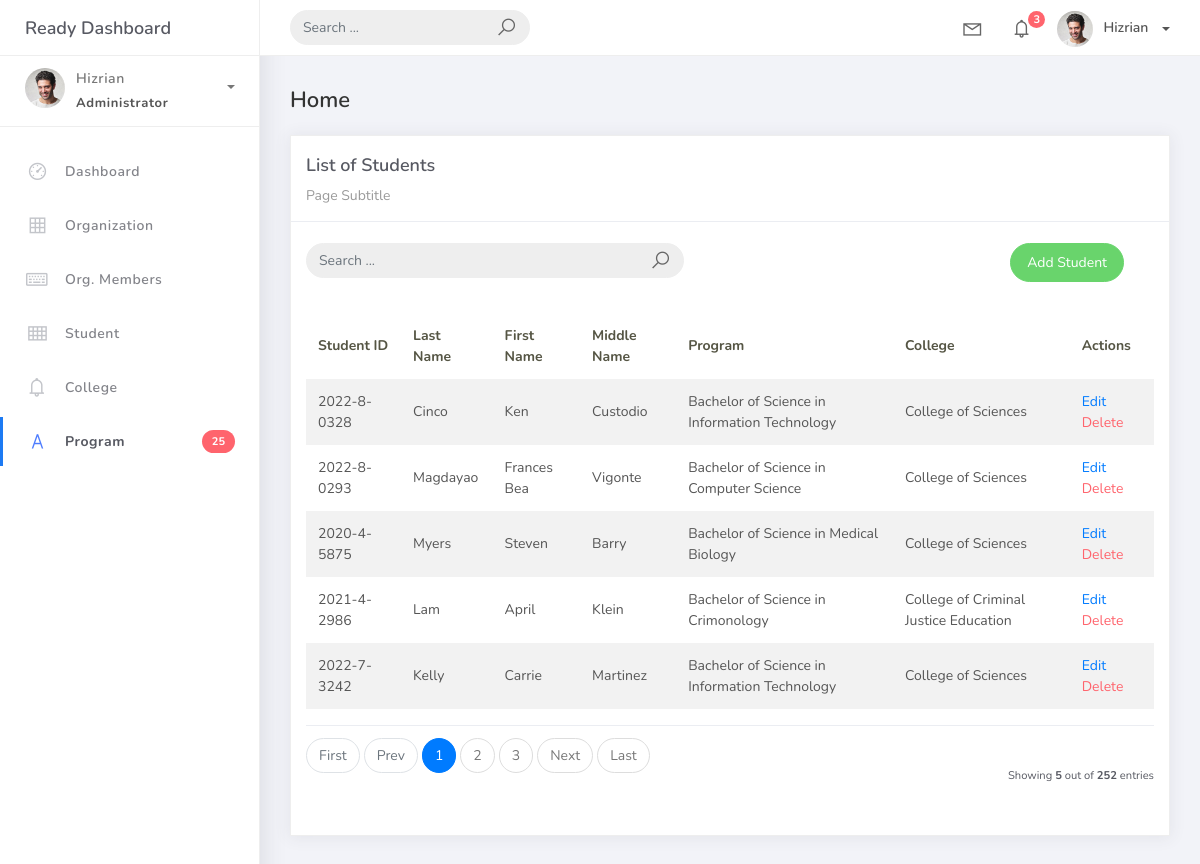
Before: /student_list/ with the older database file.
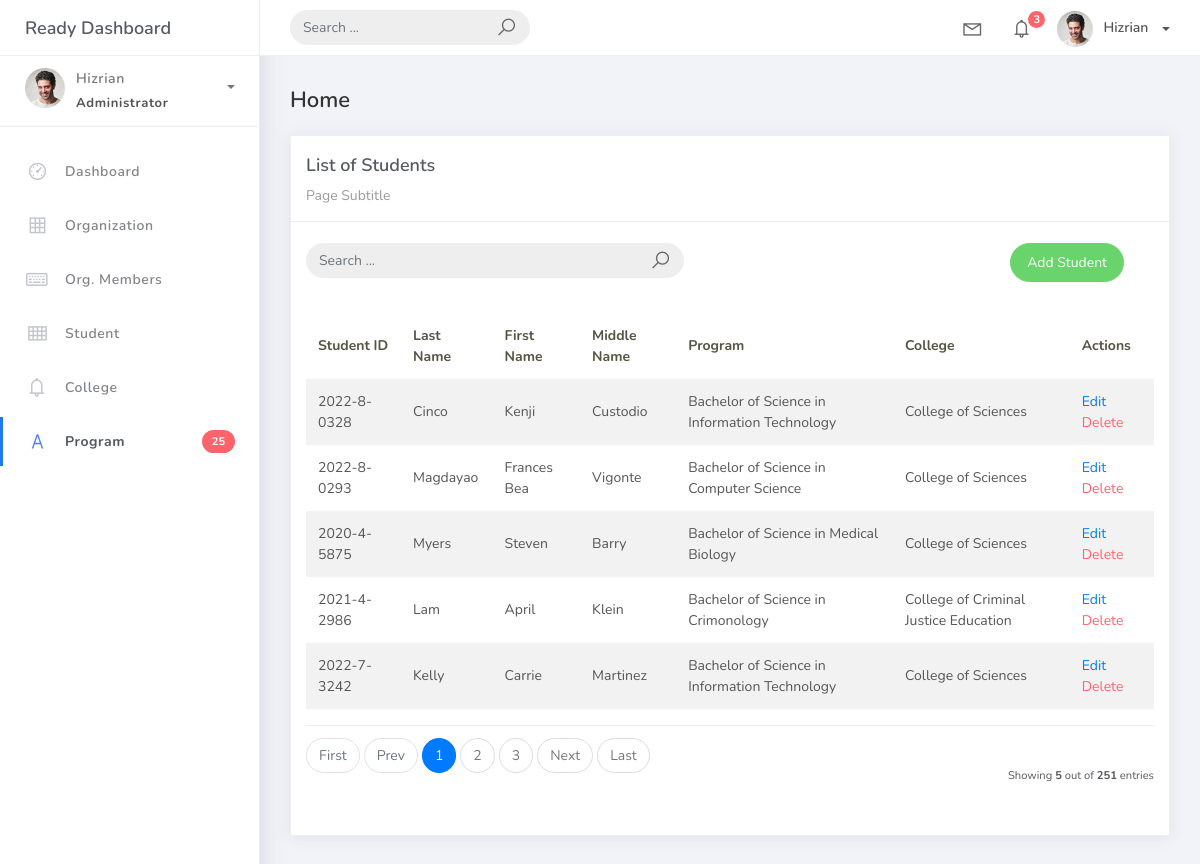
After: the same page with the newer database file.
### studentorg/models.py (models this page shows, shortened)
class BaseModel(models.Model):
    created_at = models.DateTimeField(auto_now_add=True, db_index=True)
    upated_at = models.DateTimeField(auto_now=True)
    class Meta:
        abstract = True

class Student(BaseModel):
    student_id = models.CharField(max_length=15)
    lastname = models.CharField(max_length=25)
    firstname = models.CharField(max_length=25)
    middlename = models.CharField(max_length=25, blank=True, null=True)
    program = models.ForeignKey(Program, on_delete=models.CASCADE)

class Program(BaseModel):
    prog_name = models.CharField (max_length=150)
    college = models.ForeignKey(College, on_delete=models.CASCADE)
    def __str__(self):
        return self.prog_name

class College(BaseModel):
    college_name = models.CharField (max_length=150)
    def __str__(self):
        return self.college_name

### studentorg/views.py (the view)
# urls.py: path('student_list/', StudentList.as_view(), name='student-list'),
class StudentList(ListView):
     model = Student
     context_object_name = 'student'
     template_name = 'student_list.html'
     paginate_by = 5

### templates/student_list.html
{% extends 'base.html' %} {% load static %} {% block content %}
<div class="content">
  <div class="container-fluid">
    <h4 class="page-title">Home</h4>
    <div class="row">
      <div class="col-md-12">
        <div class="card">
          <div class="card-header">
            <div class="card-title">List of Students</div>
            <div class="card-category">Page Subtitle</div>
          </div>
          <br />
               <div class="col-md-12 row">
                   <div class="col-md-6">
                   <form class="navbar-left navbar-form nav-search mr-md-3" action="">
                       <div class="input-group">
                       <input type="text" placeholder="Search ..." class="form-control" />
                       <div class="input-group-append">
                           <span class="input-group-text">
                           <i class="la la-search search-icon"></i>
                           </span>
                       </div>
                       </div>
                   </form>
                   </div>
                   <div class="col-md-6">
                   <div class="pull-right">
                       <a href="{% url 'student-add' %}" class="btn btn-success btn-rounded">Add Student</a>
                   </div>
                   </div>
               </div>
          <div class="card-body">
            <table class="table table-striped mt-3">
              <thead>
                <tr>
                  <th scope="col">Student ID</th>
                  <th scope="col">Last Name</th>
                  <th scope="col">First Name</th>
                  <th scope="col">Middle Name</th>
                  <th scope="col">Program</th>
                  <th scope="col">College</th>
                  <th scope="col">Actions</th>
                </tr>
              </thead>
              <tbody>
                {% for object in object_list %}
                <tr>
                  <td>{{ object.student_id }}</td>
                  <td>{{ object.lastname }}</td>
                  <td>{{ object.firstname }}</td>
                  <td>{{ object.middlename }}</td>
                  <td>{{ object.program }}</td>
                  <td>{{ object.program.college }}</td>
                  <td>
                   <a href="student_list/{{ object.id }}">Edit</a>
                   <a href="student_list/{{ object.id }}/delete" class="text-danger">Delete</a>
                 </td>
                </tr>
                {% empty %}
                <tr>
                  <td colspan="4"> style="text-align: center">
                   <p class="text-sm font-wight-bold mb-0">No Records Found</p>
                  </td>
                </tr>
                {% endfor %}
              </tbody>
            </table>
            {% include 'includes/pagination.html' %}
          </div>
        </div>
      </div>
    </div>
  </div>
</div>
{% endblock %}

Changed rows visible on the page:
changed Student "Cinco": firstname "Ken" → "Kenji"
Other visible differences:
{{ paginator.count }}: "252" → "251"
